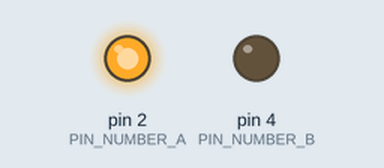
Bench run of a sketch on a simulated Arduino Uno, built with avr-gcc and run on an emulated ATmega328P. On the bench: output pins drawn as LEDs (lit = HIGH).

Above: at 0.1 s.
At 12.3 s:
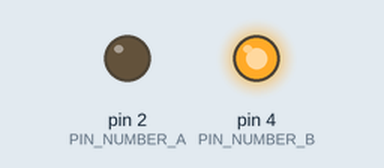
At 29.9 s:
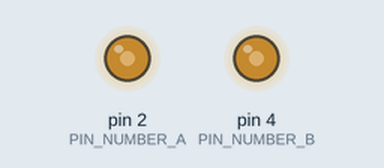
Timing chart, 0 to 31.4 s (numbered marks = the images above):
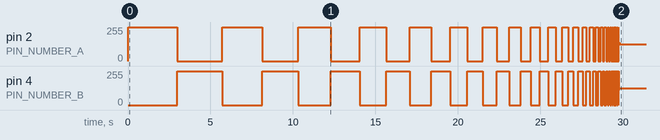

Measured:
- by itself, pin 4 (PIN_NUMBER_B): 0/255 → 255/255 at 3.0 s, → 0/255 2.7 s later, → 255/255 2.4 s later, → 0/255 2.2 s later, … (55 changes in this stretch)
- by itself, pin 2 (PIN_NUMBER_A): 0/255 → 255/255 at 0.00 s, → 0/255 3.0 s later, → 255/255 2.7 s later, → 0/255 2.4 s later, … (56 changes in this stretch)

The sketch:

alternate-blink.ino
```cpp
/*
 * This program will blink LEDs A and B in an alternating pattern,
 * with an increase in speed on every loop.
 */

#define PIN_NUMBER_A 2             // LED Positive is connected to PIN 2
#define PIN_NUMBER_B 4             // LED Positive is connected to PIN 4
#define MIN_LOOP_DELAY 50          // Stop loop when LOOP_DELAY < this
#define REDUCTION_PERCENTAGE 0.90  // reduce LOOP_DELAY by 90%

int LOOP_DELAY = 3000;  // milliseconds

void setup() {
  // put your setup code here, to run once:
  pinMode(PIN_NUMBER_A, OUTPUT);
  pinMode(PIN_NUMBER_B, OUTPUT);

  // Turn on the LED 2 at first
  digitalWrite(PIN_NUMBER_B, HIGH);
}

void loop() {
  // toggle LEDs
  digitalWrite(PIN_NUMBER_A, digitalRead(PIN_NUMBER_A) == HIGH ? LOW : HIGH);
  digitalWrite(PIN_NUMBER_B, digitalRead(PIN_NUMBER_B) == HIGH ? LOW : HIGH);
  delay(LOOP_DELAY);
  LOOP_DELAY *= REDUCTION_PERCENTAGE;

  // Stop the loop if done
  if (LOOP_DELAY < MIN_LOOP_DELAY) return;
}
```
